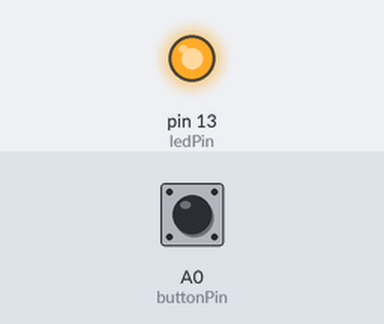
Bench run of a sketch on a simulated Arduino Uno, built with avr-gcc and run on an emulated ATmega328P. Parts: output pins drawn as LEDs (lit = HIGH). Inputs (shaded band) come from the test bench; at power-on: A0 (buttonPin) LOW.

Above: at 1.2 s.
1.3 s: A0 (buttonPin) pulled HIGH for 0.15 s
At 1.37 s:
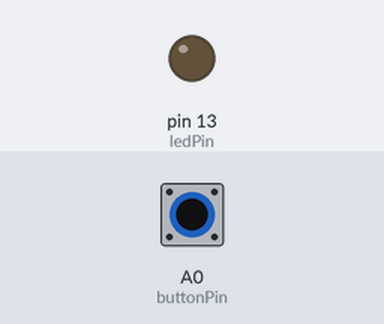
2.9 s: A0 (buttonPin) pulled HIGH for 3.2 s
At 7.4 s:
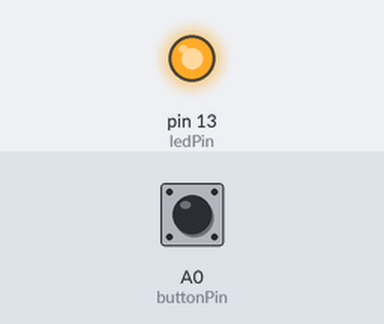
Timing chart, 0 to 8.9 s (numbered marks = the images above; inputs shaded):
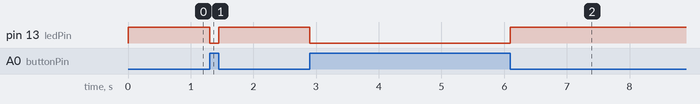

The sketch:

button_ino.ino
```cpp
#include "Button.h"
Button Bt;

void setup()
{
  pinMode(Bt.ledPin,OUTPUT);
  pinMode(Bt.buttonPin,INPUT);
}
void loop()
{
  Bt.buttonFun(Bt.buttonPin,Bt.ledPin);
}
```

Button.cpp
```cpp
#include "Button.h"
/*-------------------------------
 *Function:lighten LED while measuring button
 *-------------------------------
 */
void Button::buttonFun(int buttonpin,int ledpin)
{
  buttonState = digitalRead(buttonpin);
  if(buttonState ==LOW)
  {
    digitalWrite(ledpin,HIGH);
  }
  else
  {
    digitalWrite(ledpin,LOW);
  }
}
```

Button.h
```cpp
#ifndef _C_BUTTON_H_
#define _C_BUTTON_H_
#pragma once
#include "Arduino.h"

class Button
{
  public:
    Button(void)
    {
      buttonPin = A0;
      ledPin = 13;
      buttonState = HIGH;
    }
    ~Button(void){}
     int buttonPin;
     int ledPin;
     int buttonState;
     void buttonFun(int buttonpin,int ledpin);
};
#endif
```

Measured:
- after the input at 1.3 s, pin 13 (ledPin): HIGH → LOW at once, → HIGH 0.15 s later
- after the input at 2.9 s, pin 13 (ledPin): HIGH → LOW at once, → HIGH 3.2 s later
